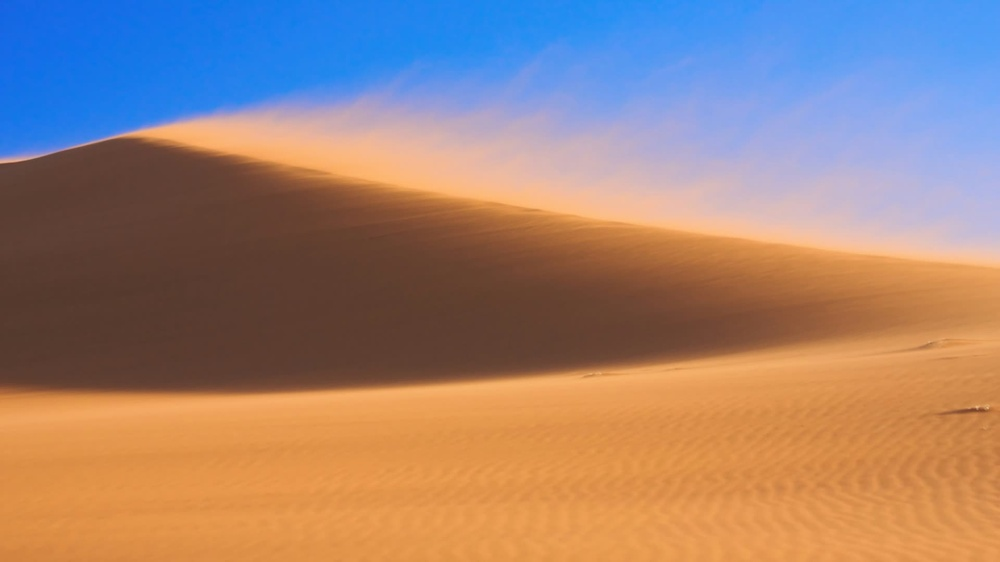
#> input picture resizing_video/sand_19201080.jpg, 1000 x 562 px, shrunk from 1920 x 1080 before the run
$ python convert_image_to_yuv.py sand_19201080.jpg
#> lines starting #> are read from the running program, lines starting #| are printed output that depends on the picture
import numpy as np
from PIL import Image
import sys

def save_yuv_channels(image_path):
    # Open the image
#> called with image_path = 'sand_19201080.jpg'
    img = Image.open(image_path)
#> img is the input picture: PIL image 1000x562 RGB; mean R, G, B 157, 130.5, 120.7

    # Convert the image to YCbCr mode
    img_yuv = img.convert('YCbCr')
#> img_yuv: PIL image 1000x562 YCbCr; mean of channels 0, 1, 2 136.8, 118.3, 141.7

    # Convert the image to a numpy array
    img_array = np.array(img_yuv)

    # Separate the channels
    y_channel = img_array[:,:,0]
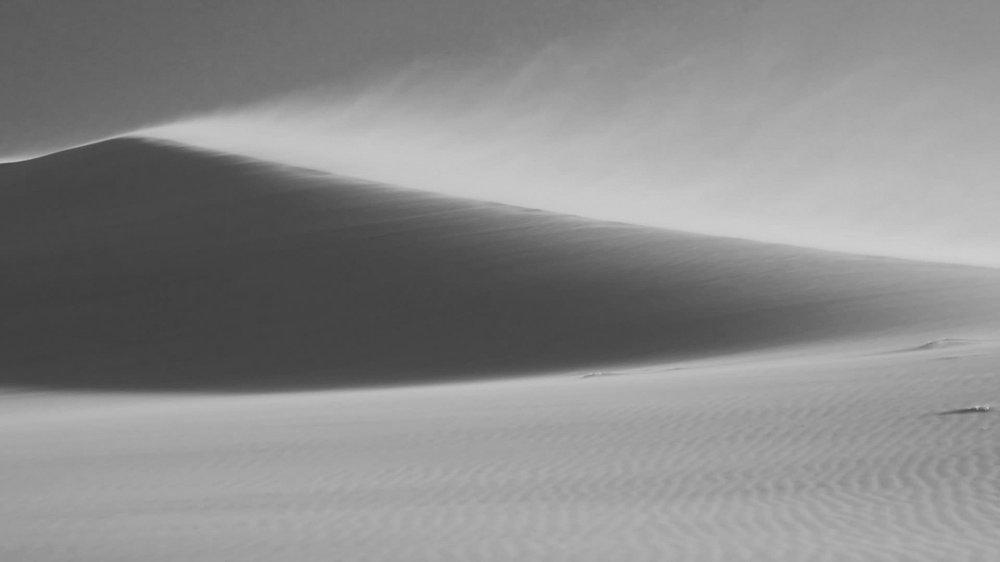
#> y_channel: shape (562, 1000); min 62, max 207, mean 136.8
    u_channel = img_array[:,:,1]
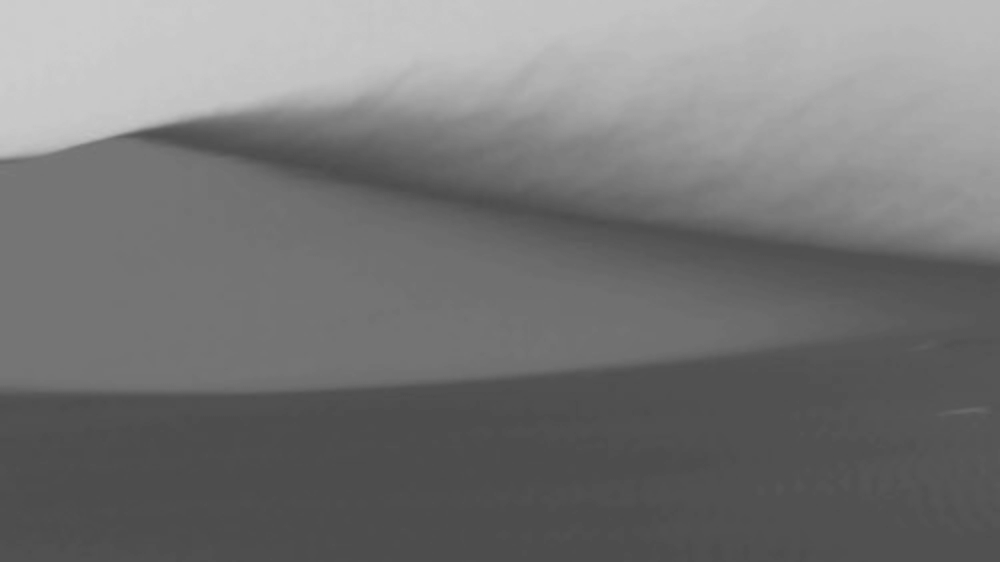
#> u_channel: shape (562, 1000); min 76, max 205, mean 118.3
    v_channel = img_array[:,:,2]
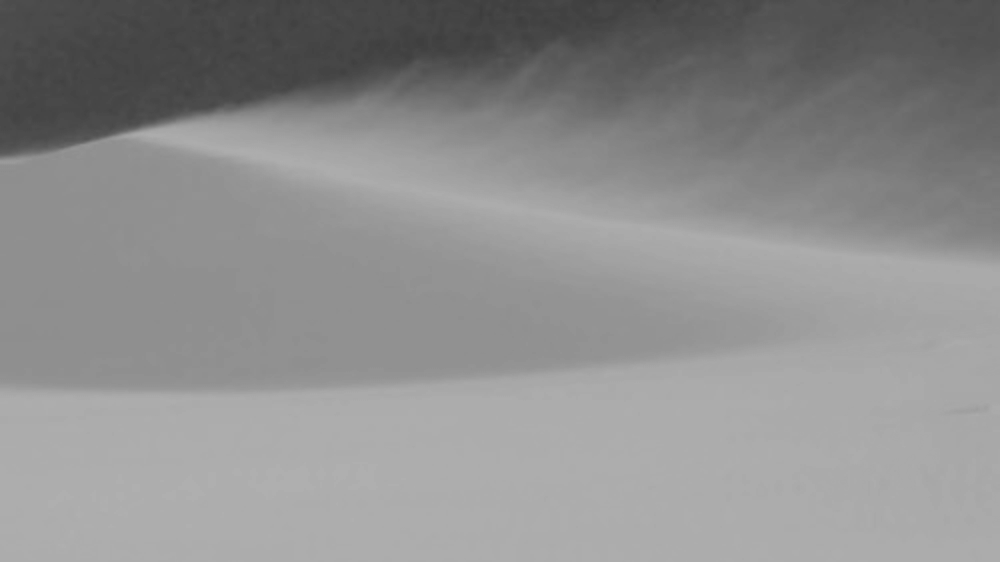
#> v_channel: shape (562, 1000); min 61, max 175, mean 141.7

    # Generate output file names based on input file name
    base_name = image_path.rsplit('.', 1)[0]
    y_file = f'{base_name}_Y_channel.txt'
    u_file = f'{base_name}_U_channel.txt'
    v_file = f'{base_name}_V_channel.txt'

    # Save each channel as a separate file
    np.savetxt(y_file, y_channel, fmt='%d')
    np.savetxt(u_file, u_channel, fmt='%d')
    np.savetxt(v_file, v_channel, fmt='%d')

    print(f"YUV channel files have been saved for {image_path}.")

    # Print some statistics about each channel
    print(f"Y channel - Min: {y_channel.min()}, Max: {y_channel.max()}, Mean: {y_channel.mean():.2f}")
#| Y channel - Min: 62, Max: 207, Mean: 136.84
    print(f"U channel - Min: {u_channel.min()}, Max: {u_channel.max()}, Mean: {u_channel.mean():.2f}")
#| U channel - Min: 76, Max: 205, Mean: 118.26
    print(f"V channel - Min: {v_channel.min()}, Max: {v_channel.max()}, Mean: {v_channel.mean():.2f}")
#| V channel - Min: 61, Max: 175, Mean: 141.70

# Check if a file name was provided as a command-line argument
if len(sys.argv) > 1:
    image_path = sys.argv[1]
    save_yuv_channels(image_path)
else:
    print("Please provide an image file name as a command-line argument.")
    print("Usage: python script_name.py <image_file_name>")
